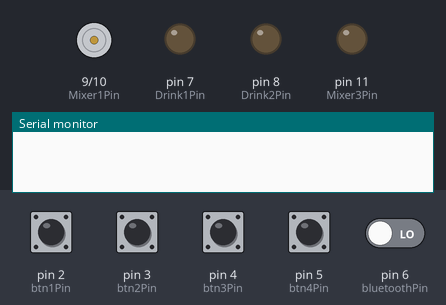
The sketch below on a simulated Arduino Uno, built with avr-gcc and run on an emulated ATmega328P. Parts: motor-driver pin pairs drawn as motors (green arrow = first pin HIGH = forward, orange = second pin HIGH = backward, longer = more drive), output pins drawn as LEDs (lit = HIGH), the last lines printed to the serial monitor. Inputs (shaded band) come from the test bench; at power-on: pin 2 (btn1Pin), pin 3 (btn2Pin), pin 4 (btn3Pin), pin 5 (btn4Pin), pin 6 (bluetoothPin) LOW.

Above: at 1.2 s.
1.3 s: pin 2 (btn1Pin) pulled HIGH for 0.15 s
At 2.2 s:
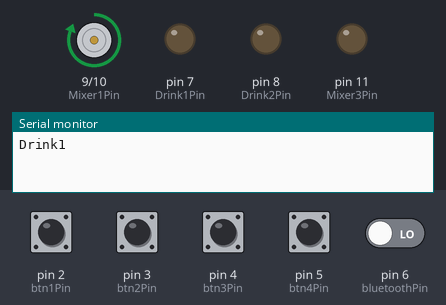
4.4 s: pin 4 (btn3Pin) pulled HIGH for 0.15 s
At 5.8 s:
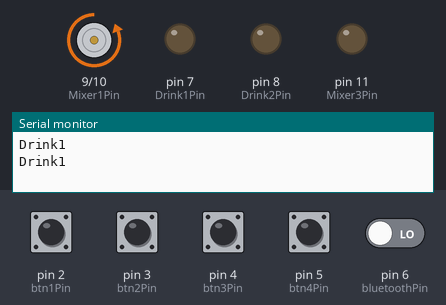
7.5 s: pin 3 (btn2Pin) pulled HIGH for 1 s
At 8.3 s:
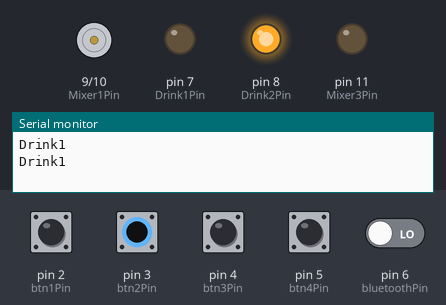
10.0 s: pin 3 (btn2Pin) pulled HIGH for 0.15 s
At 11.3 s:
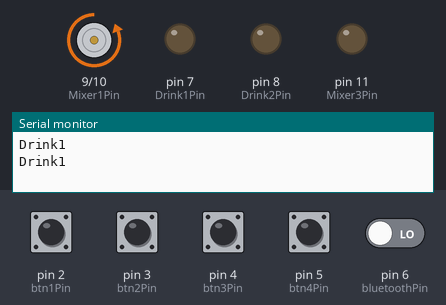
13.1 s: pin 2 (btn1Pin) pulled HIGH for 1 s
At 13.5 s:
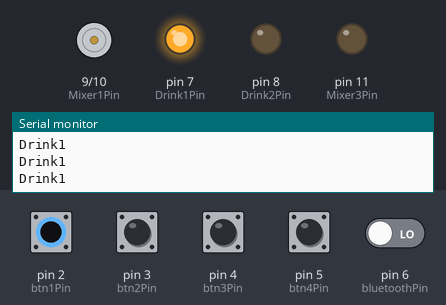
Timing chart, 0 to 16.6 s (numbered marks = the images above; inputs shaded):
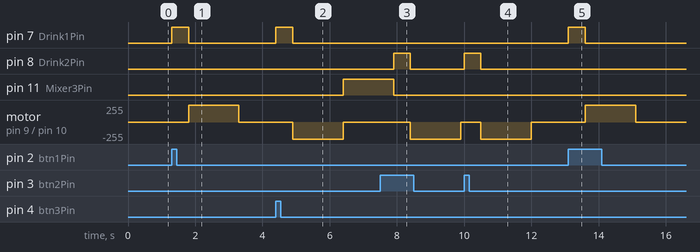

The sketch:

Bartender.ino
```cpp
// select the input pin for the potentiometer
// select the pin for the LED
// variable to store the value coming from the sensor
#include <Arduino.h>
int btn1 = 0, btn2 = 0, btn3 = 0, btn4 = 0;
char bluetooth = 'E';
int btn1Pin = 2;
int btn2Pin = 3;
int btn3Pin = 4;
int btn4Pin = 5;
int bluetoothPin = 6;
int Drink1Pin = 7;
int Drink2Pin = 8;
int Mixer1Pin = 9;
int Mixer2Pin = 10;
int Mixer3Pin = 11;;

class DrinkProfile{
  public:
    int Mixer1;
    int Mixer2;
    int Mixer3;
    int Drink1;
    int Drink2;
    void MakeDrink();
};

void DrinkProfile::MakeDrink() {
  if( Drink1 == 1) {
    digitalWrite( Drink1Pin, HIGH);
    Serial.println("Drink1");
    delay(500);
    digitalWrite(Drink1Pin, LOW);
  }
  if( Drink2 == 1) {
    digitalWrite( Drink2Pin, HIGH);
    delay(500);
    digitalWrite(Drink2Pin, LOW);
  }
  if( Mixer1 == 1 ) {
    digitalWrite( Mixer1Pin, HIGH);
    delay(1500);
    digitalWrite( Mixer1Pin, LOW);
  }
  if( Mixer2 == 1 ) {
    digitalWrite( Mixer2Pin, HIGH);
    delay(1500);
    digitalWrite( Mixer2Pin, LOW);
  }
  if( Mixer3 == 1 ) {
    digitalWrite( Mixer3Pin, HIGH);
    delay(1500);
    digitalWrite( Mixer3Pin, LOW);
  }
}

DrinkProfile A, B, C, D;

void setup() {
  A.Drink1 = 1;
  A.Mixer1 = 1;
  B.Drink2 = 1;
  B.Mixer2 = 1;
  C.Drink1 = 1;
  C.Mixer2 = 1;
  C.Mixer3 = 1;
  D.Drink2 = 1;
  D.Mixer3 = 1;
  pinMode(Drink1Pin, OUTPUT);
  pinMode(Drink2Pin, OUTPUT);
  pinMode(Mixer1Pin, OUTPUT);
  pinMode(Mixer2Pin, OUTPUT);
  pinMode(Mixer3Pin, OUTPUT);
  pinMode(btn1Pin, INPUT);
  pinMode(btn2Pin, INPUT);
  pinMode(btn3Pin, INPUT);
  pinMode(btn4Pin, INPUT);
  pinMode(bluetoothPin, INPUT);
  Serial.begin(9600);
}

void loop() {
  //DrinkProfile selection;
  //signal = recieve_instruct()
  //if( btn1 == 1 ){
  //selection = profile1
  //}
  //else if.....
  //makedrink(selection)
  btn1 = digitalRead( btn1Pin );
  btn2 = digitalRead( btn2Pin );
  btn3 = digitalRead( btn3Pin );
  btn4 = digitalRead( btn4Pin );
  bluetooth = digitalRead(bluetoothPin);
  if( btn1 == 1 ){
    //selection = A;
    A.MakeDrink();
  }
  else if( btn2 == 1 ){
    //selection = B;
    B.MakeDrink();
  }
  else if( btn3 == 1 ){
    //selection = C;
    C.MakeDrink();
  }
  else if( btn4 == 1 ){
    //selection = D;
    D.MakeDrink();
  }
  else if( bluetooth == 'A'){
    //selection = A;
    A.MakeDrink();
  }
  else if( bluetooth == 'B'){
    //selection = B;
    B.MakeDrink();
  }
  else if( bluetooth == 'C'){
    //selection = C;
    C.MakeDrink();
  }
  else if( bluetooth == 'D'){
    //selection = D;
    D.MakeDrink();
  }

  //Serial.println(sensorValue, DEC);
}
```

Measured:
- after the input at 1.3 s, pin 7 (Drink1Pin): LOW → HIGH at once, → LOW 0.50 s later; motor on pin 9 (Mixer1Pin) / pin 10 (Mixer2Pin): stopped → forward 255/255 after 0.50 s, → stopped 1.5 s later
- after the input at 4.4 s, pin 7 (Drink1Pin): LOW → HIGH at once, → LOW 0.50 s later; pin 11 (Mixer3Pin): LOW → HIGH after 2.0 s; motor on pin 9 (Mixer1Pin) / pin 10 (Mixer2Pin): stopped → backward 255/255 after 0.50 s, → stopped 1.5 s later
- after the input at 7.5 s, pin 8 (Drink2Pin): LOW → HIGH after 0.40 s, → LOW 0.50 s later; motor on pin 9 (Mixer1Pin) / pin 10 (Mixer2Pin): stopped → backward 255/255 after 0.90 s, → stopped 1.5 s later
- after the input at 10.0 s, pin 8 (Drink2Pin): LOW → HIGH at once, → LOW 0.50 s later; motor on pin 9 (Mixer1Pin) / pin 10 (Mixer2Pin): stopped → backward 255/255 after 0.50 s, → stopped 1.5 s later
- after the input at 13.1 s, pin 7 (Drink1Pin): LOW → HIGH at once, → LOW 0.50 s later; motor on pin 9 (Mixer1Pin) / pin 10 (Mixer2Pin): stopped → forward 255/255 after 0.50 s, → stopped 1.5 s later
